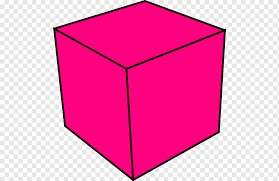
#> input picture Problem_1/input_images/cube_shape.png, 279 x 181 px
$ python gen_images.py --input input_images --output out --dimensions 5 5 --num-images 3
#> lines starting #> are read from the running program, lines starting #| are printed output that depends on the picture
"""This is the main script of Problem 1

Program is written to generate non-overlapping output images as stated in problem statement:
i) Read N images from the input folder.
ii) Generated M x M pixel output images which have a distribution of all the shapes in it.
iii) A given output image contained k*k images of each type.
iv) K is computed based on the input image sizes and M*M. Please refer TODO1 to understand about the
logic that i used to calculate K
v) Each shape is placed at a random position within the image, without getting
cut.
vi) Each shape is randomly scaled between 0.75 and 1.
viii) Image shape is rotated randomly between 0 and 90 degrees.
ix) Support required command line arguments is added (see below) for the program. Error checking is added as well.
x) Boundary conditions are added to avoid overlapping of images
"""
import cv2 as cv
import numpy as np
from scipy import signal
import matplotlib.pyplot as plt
import sys
import os
import random
import argparse
import io
from PIL import Image


"""Helper Method to detect the overlap of the co-ordinates

    Args: augmented_image : rect1, rect2
    Returns : True : Images are overlapping with each other, False : Images are not overlapping with each othere

"""
# [8 lines left out: function do_rectangles_overlap, not called in this run]


"""Helper Method to detect the overlap of the images and update the image list with co-odinates of the non-overlapping images

    Args: augmented_image : Cropped, rotated and scaled image
          positions : list of non-overlapping PIL images
          x : Random x co-ordinate
          y : Random y co-ordinate

    Returns : Updated list of x, y, PIL images

"""
# [44 lines left out: function check_overlap_coordinates, not called in this run]

"""Helper Method to define random scaling and random rotation of the image

    Args: img : PIL image
          x : Random x co-ordinate
          y : Random y co-ordinate

    Returns : Augmented PIL image

"""

# [31 lines left out: function augment_image, not called in this run]

"""Helper Method to define the logic of addition of foreground image on background image without overlapping with each other

    Args: positions : list of non-overlapping PIL images
          img : PIL image
          pixel_x : Co-ordinate specified by user
          pixel_y : Co-ordinate specified by user
          bg : Background Image
    Returns : Augmented PIL image

"""

# Defines logic of addition of foreground image on background image without any foreground images overlapping with each other
def add_obj(positions, img, pixel_x, pixel_y):
    """
    K is computed based on the below calculation.
    Background image is of 1024*1024 pixels.
    Each foreground image is of 50*50 pixels.
    Number of images that could be accomodated
    without being overlapped irrespective of images'
    augmentation would be (1024/50)-1 = 19.

    So, 19*19 of foreground shape images could be accomodated in the
    background image.

    Since, there are 4 shapes that are present of size 50 * 50,
    value of K would be 19 * 19 / 4 = 90."""
    K = 19*19

    shape_width, shape_height = img.size

    #x>=0 and y>=0 corner case is handled
    max_x = pixel_x - shape_width
    max_y = pixel_y - shape_height

    #The incoming messages are normalised
    #by the size 50*50 for the convenience
    #of computation
    img = img.resize((50, 50))

    for i in range(0, K):
        #print(i, "th iteration")
        x = random.randint(0, max_x)
        y = random.randint(0, max_y)

        augmented_image  = augment_image(x, y, img)
        positions = check_overlap_coordinates(augmented_image, positions, x, y)
    return positions


# Defining main function
def main(args):
    #print('Enter python gen_images.py to know more about the input format \n')

    #Parse the arguments from the user
    input_folder = args.input
    output_folder = args.output
    image_dimensions = args.dimensions
    num_images = args.num_images

    #If the image dimensions don't match each other then exits from the main function
    if image_dimensions[0] != image_dimensions[1]:
        print("Invalid image size")
        exit()

    background=np.zeros((image_dimensions[0], image_dimensions[1]),  dtype="uint8")

    global bg
    bg = np.array(background)
    positions = []

    try:
        cropped_cube_img = Image.open('./input_images/cube_shape.png')
#> cropped_cube_img is the input picture: PIL image 279x181 P; mean R, G, B 240.3, 131.8, 185.9
        cropped_cube_img = cropped_cube_img.crop((55, 1, 225, 178))
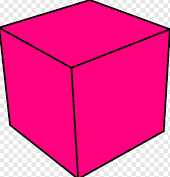
#> cropped_cube_img: PIL image 170x177 P; mean R, G, B 239.3, 57.2, 148

        cropped_dodecahedon_img = Image.open('./input_images/Pyramid_augmented_dodecahedron.png')
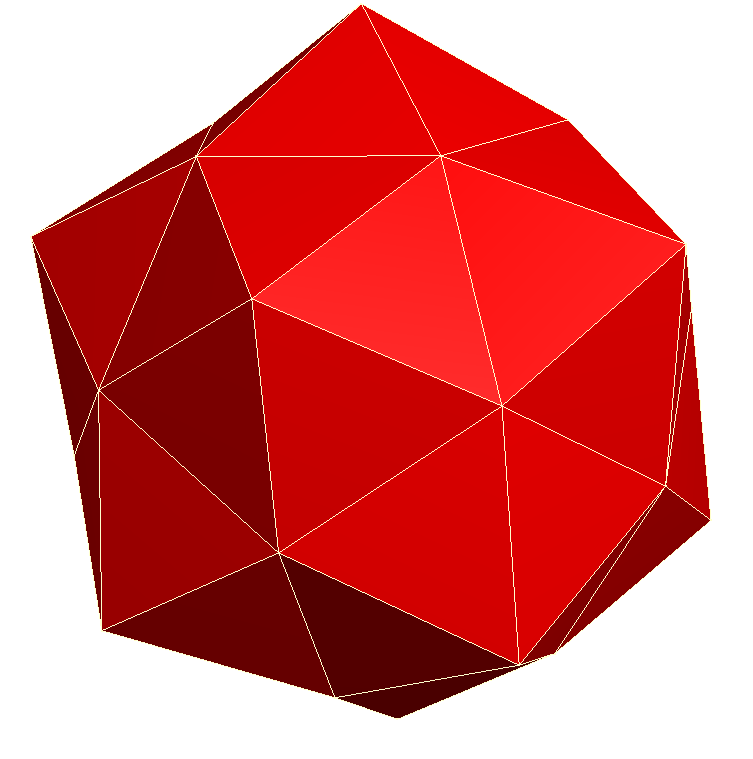
#> input picture Problem_1/input_images/Pyramid_augmented_dodecahedron.png, 753 x 759 px
#> cropped_dodecahedon_img is the input picture: PIL image 753x759 RGB; mean R, G, B 216, 107.7, 107.1
        cropped_dodecahedon_img = cropped_dodecahedon_img.crop((30, 7, 710, 718))
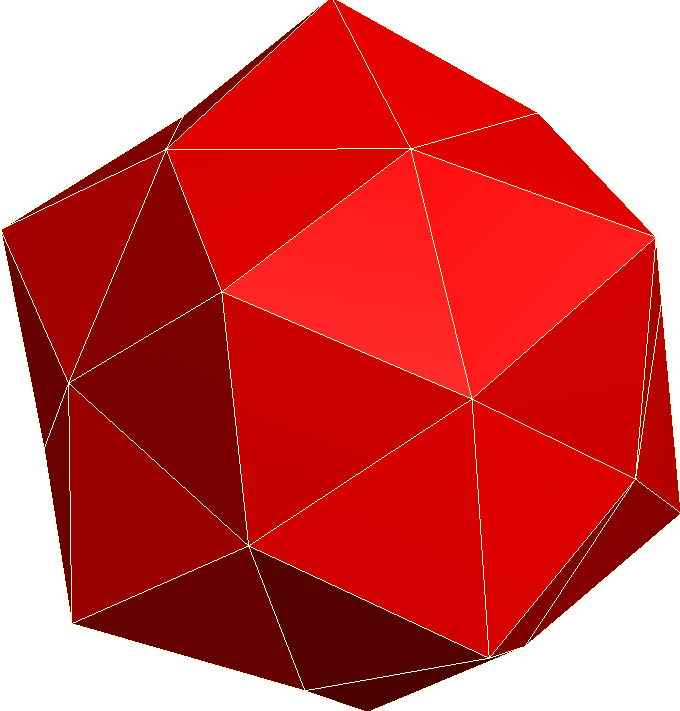
#> cropped_dodecahedon_img: PIL image 680x711 RGB; mean R, G, B 208.9, 80.9, 80.1

        cropped_rectangle_img = Image.open('./input_images/Extended_Rectangle.png')
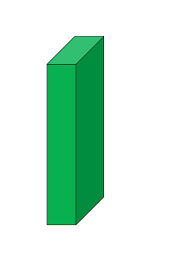
#> input picture Problem_1/input_images/Extended_Rectangle.png, 181 x 278 px
#> cropped_rectangle_img is the input picture: PIL image 181x278 P; mean R, G, B 205.7, 235.3, 218.6
        cropped_rectangle_img = cropped_rectangle_img.crop((46, 32, 104, 227))
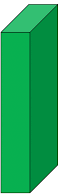
#> cropped_rectangle_img: PIL image 58x195 P; mean R, G, B 35.6, 167.7, 93.1

        cropped_prism_img = Image.open('./input_images/prism.png')
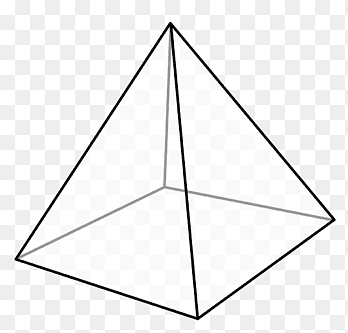
#> input picture Problem_1/input_images/prism.png, 348 x 333 px
#> cropped_prism_img is the input picture: PIL image 348x333 P; min 2, max 255, mean 241
        cropped_prism_img = cropped_prism_img.crop((15, 23, 335, 320))
#> cropped_prism_img: PIL image 320x297 P

    except Exception as err:
            print(f"Unexpected {err=}, {type(err)=}")
            raise

    for i in range(0, num_images):
        positions = add_obj(positions, cropped_prism_img, image_dimensions[0], image_dimensions[1])
        #print("Finished 1st execution and positions size", len(positions))
        positions = add_obj(positions, cropped_cube_img, image_dimensions[0], image_dimensions[1])
        #print("Finished 2nd execution and positions size", len(positions))
        positions = add_obj(positions, cropped_dodecahedon_img, image_dimensions[0], image_dimensions[1])
        #print("Finished 3rd execution and positions size", len(positions))
        positions = add_obj(positions, cropped_rectangle_img, image_dimensions[0], image_dimensions[1])
        #print("Finished last execution and positions size", len(positions))

        try :
            fig = plt.figure(figsize=(15, 15))
            cv.imshow('Problem 1', cv.UMat(bg))
            cv.imwrite(output_folder +"/Output_Image_" + str(i) + ".png", bg)
            plt.close(fig)
        except cv.error as e:
            print('An Exception Occurred')
            print('Exception Details ->', e)

        positions = []
        bg = np.array(background)
#> this loop made 1 pass
#> pass 1, in add_obj, `img = img.resize((50, 50))`:
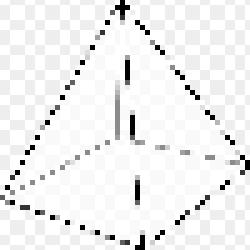
#> img: PIL image 50x50 P (shown 5 times larger); min 2, max 255, mean 239.6

# Using the special variable
# __name__
if __name__=="__main__":

    #Enter python gen_images.py to know more about the input format
    parser = argparse.ArgumentParser(description="Generate images with non-overlapping shapes.",
             epilog="For more information, see the project documentation."
    )

    parser.add_argument("--input", required=True,
        help="Path to the input images folder."
    )

    parser.add_argument("--output", required=True,
        help="Path to the output images folder."
    )

    parser.add_argument("--dimensions", nargs=2, type=int, required=True,
        help="Output image dimensions (width height)."
    )

    parser.add_argument("--num-images", type=int, required=True,
        help="Number of output images to generate."
    )

#> (the run stopped early here; a loop or call above may not have finished)
